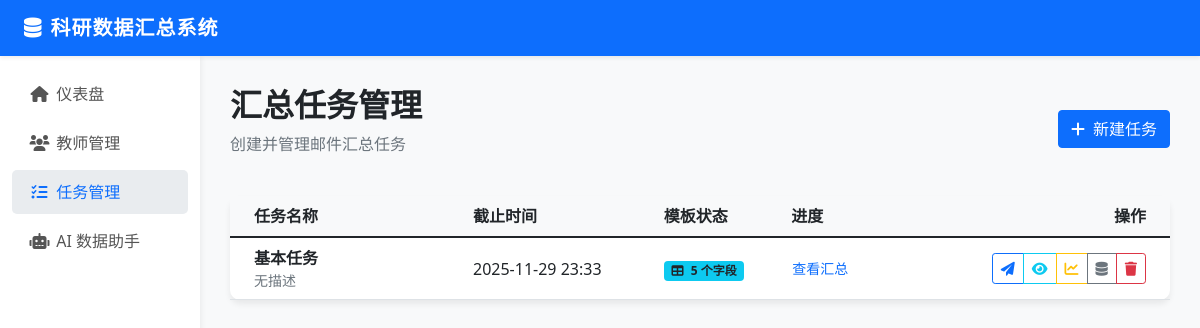
The page /tasks on the database its author committed.
### models.py (models this page shows, shortened)
class SummaryTask(db.Model):
    __tablename__ = 'summary_tasks'
    task_id = db.Column(db.Integer, primary_key=True)
    task_name = db.Column(db.String(100), unique=True, nullable=False)
    description = db.Column(db.Text)
    create_time = db.Column(db.DateTime, default=datetime.utcnow)
    deadline = db.Column(db.DateTime)
    template_path = db.Column(db.String(255))
    template_fields = db.Column(db.Text)
    column_mapping = db.Column(db.Text)
    def get_template_fields(self):
        if self.template_fields:
            try:
                return json.loads(self.template_fields)
            except:
                return []
        return []

### app.py (the view)
@app.route('/tasks')
def manage_tasks():
    tasks = SummaryTask.query.order_by(SummaryTask.create_time.desc()).all()
    teachers = Teacher.query.order_by(Teacher.teacher_name).all()
    return render_template('tasks.html', tasks=tasks, teachers=teachers, now=datetime.now())

### templates/tasks.html (shortened to what this page needs)
{% extends "base.html" %}
{% block content %}
<div class="d-flex justify-content-between align-items-center mb-4">
    <div>
        <h2 class="fw-bold">汇总任务管理</h2>
        <p class="text-muted">创建并管理邮件汇总任务</p>
    </div>
    <button class="btn btn-primary" data-bs-toggle="modal" data-bs-target="#addTaskModal">
        <i class="fas fa-plus me-2"></i>新建任务
    </button>
</div>
<div class="card">
    <div class="card-body p-0">
        <div class="table-responsive">
            <table class="table table-hover align-middle mb-0">
                <thead class="bg-light">
                    <tr>
                        <th class="ps-4" style="width: 25%">任务名称</th>
                        <th>截止时间</th>
                        <th>模板状态</th>
                        <th>进度</th>
                        <th class="text-end pe-4">操作</th>
                    </tr>
                </thead>
                <tbody>
                    {% for task in tasks %}
                    <tr>
                        <td class="ps-4">
                            <div class="fw-bold text-dark">{{ task.task_name }}</div>
                            <small class="text-muted text-truncate d-block" style="max-width: 200px;">
                                {{ task.description or '无描述' }}
                            </small>
                        </td>
                        <td>
                            {% if task.deadline %}
                                <span class="{{ 'text-danger fw-bold' if task.deadline < now else '' }}">
                                    {{ task.deadline.strftime('%Y-%m-%d %H:%M') }}
                                </span>
                            {% else %}
                                <span class="text-muted">-</span>
                            {% endif %}
                        </td>
                        <td>
                            {% if task.template_fields %}
                                <span class="badge bg-info text-dark" onclick="viewTemplateFields({{ task.task_id }})" style="cursor:pointer">
                                    <i class="fas fa-table me-1"></i> {{ task.get_template_fields()|length }} 个字段
                                </span>
                            {% else %}
                                <span class="badge bg-secondary">无模板</span>
                            {% endif %}
                        </td>
                        <td style="width: 15%">
                            <div class="d-flex align-items-center">
                                <a href="{{ url_for('task_summary', task_id=task.task_id) }}" class="btn btn-sm btn-link text-decoration-none px-0">
                                    查看汇总
                                </a>
                            </div>
                        </td>
                        <td class="text-end pe-4">
                            <div class="btn-group">
                                <button class="btn btn-sm btn-outline-primary" title="发送邮件" onclick="sendTaskEmails({{ task.task_id }})">
                                    <i class="fas fa-paper-plane"></i>
                                </button>
                                <a href="{{ url_for('task_replies', task_id=task.task_id) }}" class="btn btn-sm btn-outline-info" title="监控回复">
                                    <i class="fas fa-eye"></i>
                                </a>
                                <a href="{{ url_for('advanced_analysis_page', task_id=task.task_id) }}" class="btn btn-sm btn-outline-warning" title="高级图表分析">
                                    <i class="fas fa-chart-line"></i>
                                </a>
                                <button class="btn btn-sm btn-outline-secondary" onclick="inspectTable({{ task.task_id }})" title="检查数据库表结构">
                                    <i class="fas fa-database"></i>
                                </button>
                                <button class="btn btn-sm btn-outline-danger" title="删除" onclick="deleteTask({{ task.task_id }}, '{{ task.task_name }}')">
                                    <i class="fas fa-trash"></i>
                                </button>
                            </div>
                        </td>
                    </tr>
                    {% else %}
                    <tr>
                        <td colspan="5" class="text-center py-5 text-muted">暂无任务</td>
                    </tr>
                    {% endfor %}
                </tbody>
            </table>
        </div>
    </div>
</div>
{% endblock %}

### templates/base.html (style rules this page uses)
body { background-color: #f8f9fa; }
.card { border: none; box-shadow: 0 4px 6px rgba(0,0,0,0.07); border-radius: 10px; margin-bottom: 20px; transition: transform 0.2s; }

### rows shown on the page
SummaryTask: task_name "基本任务", description "无描述", deadline "2025-11-29 23:33", get_template_fields|length "5"
